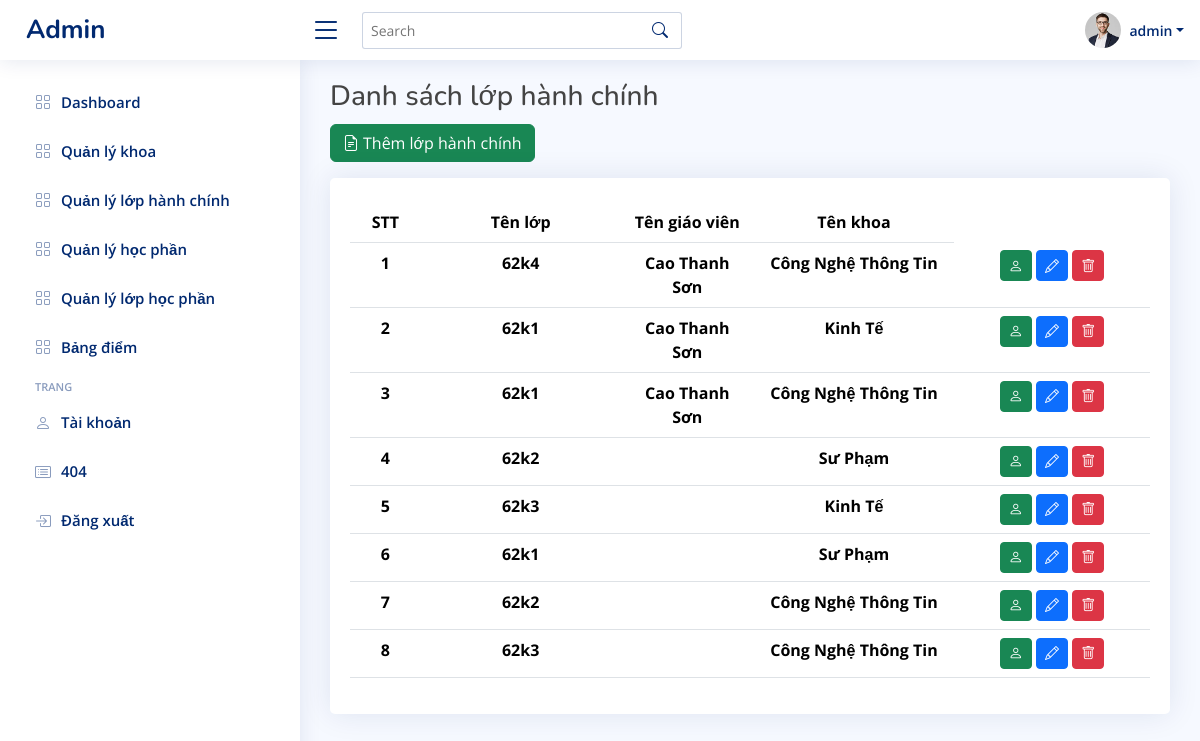
The app's page /admin/index.php?action=lhc (signed in) with its own data.
### tables this page shows
CREATE TABLE `viewusergv_khoa` (
  `id` int(11) NOT NULL,
  `magv` int(11) NOT NULL,
  `makhoa` int(11) NOT NULL,
  `malhc` int(11) NOT NULL
);

CREATE TABLE `qllophanhchinh` (
  `idlhc` int(11) NOT NULL,
  `tenlop` varchar(255) NOT NULL,
  `makhoa` int(11) NOT NULL
);

CREATE TABLE `usergv` (
  `idgv` int(11) NOT NULL,
  `username` varchar(50) NOT NULL,
  `password` varchar(255) NOT NULL,
  `email` varchar(100) NOT NULL,
  `sdt` int(11) NOT NULL,
  `diachi` varchar(255) DEFAULT NULL,
  `created_at` varchar(255) NOT NULL
);

CREATE TABLE `qlkhoa` (
  `idkhoa` int(11) NOT NULL,
  `tenkhoa` varchar(255) NOT NULL
);

CREATE TABLE `users` (
  `id` int(11) NOT NULL,
  `username` varchar(50) NOT NULL,
  `password` varchar(255) NOT NULL,
  `email` varchar(100) NOT NULL,
  `created_at` timestamp NOT NULL DEFAULT current_timestamp() ON UPDATE current_timestamp()
);

### admin/modules/trungchuyen/lophanhchinh.php (the view)
<?php
$sql_danhsach = "SELECT *
               FROM qllophanhchinh c
               JOIN qlkhoa k ON c.makhoa = k.idkhoa
               LEFT JOIN viewusergv_khoa v ON v.malhc = c.idlhc
               LEFT JOIN usergv g ON g.idgv = v.magv
               ORDER BY c.idlhc";
$query_danhsach = mysqli_query($mysqli,$sql_danhsach);
?>
<main id="main" class="main">
    <div class="pagetitle">
        <h3>Danh sách lớp hành chính</h3>
    </div>
    <p>
        <a href="index.php?action=themlhc" type="button" class="btn btn-success">
            <i class="bi bi-file-earmark-text me-1"></i>Thêm lớp hành chính
        </a>
    </p>
    <section class="section dashboard">
        <div class="row">
            <div class="col-12">
                <div class="card recend-sales overflow-auto">
                    <div class="card-body mt-4">
                    <?php if ($query_danhsach->num_rows > 0): ?>
                        <table class="table table-broderless datatable">
                            <thead>
                                <tr>
                                    <th class="col-0 text-center">STT</th>
                                    <th class="col-3 text-center">Tên lớp</th>
                                    <th class="col-2 text-center">Tên giáo viên</th>
                                    <th class="col-3 text-center">Tên khoa</th>
                                </tr>
                            </thead>
                            <body>
                                <?php
                                $i = 0;
                                while($row = mysqli_fetch_array($query_danhsach)){
                                    $i++;
                                ?>
                                <tr>
                                    <th class="text-center" scope="row"><?php echo $i ?> </th>
                                    <th class="text-center" scope="row"> <?php echo $row['tenlop'] ?> </th>
                                    <th class="text-center" scope="row"> <?php echo $row['username'] ?> </th>
                                    <th class="text-center" scope="row"> <?php echo $row['tenkhoa'] ?> </th>
                                    <td class="text-center">
                                        <a href="index.php?action=phutrach&idlhc=<?php echo $row['idlhc'] ?>" class="btn btn-success btn-sm" title="thêm người phụ trách"><i class="bi bi-person"></i></a>
                                        <a href="index.php?action=sualhc&idlhc=<?php echo $row['idlhc'] ?>" class="btn btn-primary btn-sm" title="sửa nội dung"><i class="bi bi-pencil"></i></a>
                                        <a href="modules/trungchuyen/quanlydanhmuctruyen/lophanhchinh/xulylhc.php?idlhc=<?php echo $row['idlhc'] ?>" class="btn btn-danger btn-sm" title="xóa lớp hành chính"><i class="bi bi-trash"></i></a>
                                    </td>
                                </tr>
                                <?php
                                }
                                ?>
                            </body>
                        </table>
                        <?php else: ?>
<h1>Chưa có lớp hành chính nào</h1>
<?php endif; ?>
                    </div>
                </div>
            </div>
        </div>
    </section>
</main>

### admin/index.php (shortened to what this page needs)
<!DOCTYPE html>
<html lang="en">
<head>
<link href="https://cdn.jsdelivr.net/npm/select2@4.1.0-rc.0/dist/css/select2.min.css" rel="stylesheet" />
<link rel="stylesheet" href="https://cdnjs.cloudflare.com/ajax/libs/font-awesome/4.7.0/css/font-awesome.min.css">
<link href="https://cdn.jsdelivr.net/npm/bootstrap@5.3.0-alpha1/dist/css/bootstrap.min.css" rel="stylesheet">
  <link href="assets/vendor/bootstrap/css/bootstrap.min.css" rel="stylesheet">
  <link href="assets/vendor/bootstrap-icons/bootstrap-icons.css" rel="stylesheet">
  <link href="assets/vendor/boxicons/css/boxicons.min.css" rel="stylesheet">
  <link href="assets/vendor/quill/quill.snow.css" rel="stylesheet">
  <link href="assets/vendor/quill/quill.bubble.css" rel="stylesheet">
  <link href="assets/vendor/remixicon/remixicon.css" rel="stylesheet">
  <link href="assets/vendor/simple-datatables/style.css" rel="stylesheet">
  <link href="assets/css/style.css" rel="stylesheet">
</head>
<body>
    <?php
            include("config/config.php");
            include("modules/main.php");
            include("modules/header.php");
            include("modules/sidebar.php");
    ?>
</body>
</html>

### admin/modules/main.php
<?php
    if(isset($_GET['action']) ){
        $tam=$_GET['action'];
    }else{
        $tam='';
    }
    if($tam=='menugiaovien'){
        include("modules/trungchuyen/menugv.php");
    }else if($tam=='menusinhvien'){
        include("modules/trungchuyen/menusv.php");
    }
    else if($tam=='themmenugv'){
        include("modules/trungchuyen/quanlydanhmuctruyen/menu/themmenugv.php");
    }else if($tam=='suamenugv'){
        include("modules/trungchuyen/quanlydanhmuctruyen/menu/suamenugv.php");
    }else if($tam=='themmenusv'){
        include("modules/trungchuyen/quanlydanhmuctruyen/menu/themmenusv.php");
    }else if($tam=='suamenusv'){
        include("modules/trungchuyen/quanlydanhmuctruyen/menu/suamenusv.php");
    }else if($tam=='suakhoa'){
        include("modules/trungchuyen/quanlydanhmuctruyen/khoa/suakhoa.php");
    }else if($tam=='khoa'){
        include("modules/trungchuyen/khoa.php");
    }else if($tam=='themkhoa'){
        include("modules/trungchuyen/quanlydanhmuctruyen/khoa/themkhoa.php");
    }else if($tam=='hp'){
        include("modules/trungchuyen/hocphan.php");
    }else if($tam=='themhp'){
        include("modules/trungchuyen/quanlydanhmuctruyen/hocphan/themhp.php");
    }else if($tam=='suahp'){
        include("modules/trungchuyen/quanlydanhmuctruyen/hocphan/suahp.php");
    }else if($tam=='themtkgv'){
        include("modules/trungchuyen/quanlydanhmuctruyen/tkgv/themtkgv.php");
    }else if($tam=='suatkgv'){
        include("modules/trungchuyen/quanlydanhmuctruyen/tkgv/suatkgv.php");
    }else if($tam=='themnhieutkgv'){
        include("modules/trungchuyen/quanlydanhmuctruyen/tkgv/themnhieutkgv.php");
    }else if($tam=='themtkgvsaiemail'){
         include("modules/trungchuyen/quanlydanhmuctruyen/tkgv/themtkgvsaiemail.php");
    }
    else if($tam=='themtksv'){
        include("modules/trungchuyen/quanlydanhmuctruyen/tksv/themtksv.php");
    }else if($tam=='suatksv'){
        include("modules/trungchuyen/quanlydanhmuctruyen/tksv/suatksv.php");
    }else if($tam=='themtksvsaiten'){
        include("modules/trungchuyen/quanlydanhmuctruyen/tksv/themtksvsaiten.php");
    }else if($tam=='themtksvsaiemail'){
        include("modules/trungchuyen/quanlydanhmuctruyen/tksv/themtksvsaiemail.php");
    }else if($tam=='lhp'){
        include("modules/trungchuyen/lophocphan.php");
    }else if($tam=='themlhp'){
        include("modules/trungchuyen/quanlydanhmuctruyen/lophocphan/themlhp.php");
    }else if($tam=='sualhp'){
        include("modules/trungchuyen/quanlydanhmuctruyen/lophocphan/sualhp.php");
    }else if($tam=='themsvl'){
        include("modules/trungchuyen/quanlydanhmuctruyen/lophocphan/themsvl.php");
    }else if($tam=='diem'){
        include("modules/trungchuyen/bangdiem.php");
    }else if($tam=='themdiem'){
        include("modules/trungchuyen/quanlydanhmuctruyen/bangdiem/themdiem.php");
    }else if($tam=='lhc'){
        include("modules/trungchuyen/lophanhchinh.php");
    }else if($tam=='themlhc'){
        include("modules/trungchuyen/quanlydanhmuctruyen/lophanhchinh/themlhc.php");
    }else if($tam=='sualhc'){
        include("modules/trungchuyen/quanlydanhmuctruyen/lophanhchinh/sualhc.php");
    }else if($tam=='phutrach'){
        include("modules/trungchuyen/quanlydanhmuctruyen/lophanhchinh/gvqlop.php");
    }else if($tam=='1'){
            unset($_SESSION['dangnhap']);
            header("Location: login.php");
            exit();
        ob_end_flush();
    }else if($tam=='profile'){
        include("modules/trungchuyen/profile.php");
    }else if($tam=='suaback'){
        include("modules/trungchuyen/quanlydanhmuctruyen/suabackground.php");
    }else if($tam=='backr'){
        include("modules/trungchuyen/backround.php");
    }
    else{
        include("modules/dashboard.php");
    }
?>

### admin/modules/header.php (shortened to what this page needs)
<?php
$sql_danhsach = "SELECT *
               FROM users
               WHERE id LIMIT 1";
$query_danhsach = mysqli_query($mysqli,$sql_danhsach);
?>
<header id="header" class="header fixed-top d-flex align-items-center">
    <div class="d-flex align-items-center justify-content-between">
      <a href="http://localhost/cnpm/admin/" class="logo d-flex align-items-center">
        <span class="d-none d-lg-block">Admin</span>
      </a>
      <i class="bi bi-list toggle-sidebar-btn"></i>
    </div>
    <div class="search-bar">
      <form class="search-form d-flex align-items-center" method="POST" action="#">
        <input type="text" name="query" placeholder="Search" title="Enter search keyword">
        <button type="submit" title="Search"><i class="bi bi-search"></i></button>
      </form>
    </div>
    <nav class="header-nav ms-auto">
      <ul class="d-flex align-items-center">
     <li class="nav-item dropdown pe-3">
     <?php
          while($row = mysqli_fetch_array($query_danhsach)){
          ?>
          <a class="nav-link nav-profile d-flex align-items-center pe-0" href="#" data-bs-toggle="dropdown">
            <img src="assets/img/profile-img.jpg" alt="Profile" class="rounded-circle">
            <span class="d-none d-md-block dropdown-toggle ps-2"><?php echo $row['username'] ?></span>
          </a>
          <?php } ?>
     </li>
      </ul>
    </nav>
  </header>

### admin/modules/sidebar.php (shortened to what this page needs)
 <aside id="sidebar" class="sidebar">
<ul class="sidebar-nav" id="sidebar-nav">
  <li class="nav-item">
    <a class="nav-link collapsed" href="index.php?action=dau">
      <i class="bi bi-grid"></i>
      <span>Dashboard</span>
    </a>
  </li>
  <li class="nav-item">
    <a class="nav-link collapsed" href="index.php?action=khoa">
      <i class="bi bi-grid"></i>
      <span>Quản lý khoa</span>
    </a>
  </li>
  <li class="nav-item">
    <a class="nav-link collapsed" href="index.php?action=lhc">
      <i class="bi bi-grid"></i>
      <span>Quản lý lớp hành chính</span>
    </a>
  </li>
  <li class="nav-item">
    <a class="nav-link collapsed" href="index.php?action=hp">
      <i class="bi bi-grid"></i>
      <span>Quản lý học phần</span>
    </a>
  </li>
  <li class="nav-item">
    <a class="nav-link collapsed" href="index.php?action=lhp">
      <i class="bi bi-grid"></i>
      <span>Quản lý lớp học phần</span>
    </a>
  </li>
  <li class="nav-item">
    <a class="nav-link collapsed" href="index.php?action=diem">
      <i class="bi bi-grid"></i>
      <span>Bảng điểm</span>
    </a>
  </li>
  <li class="nav-heading">Trang</li>
  <li class="nav-item">
    <a class="nav-link collapsed" href="index.php?action=profile">
      <i class="bi bi-person"></i>
      <span>Tài khoản</span>
    </a>
  </li>
  <li class="nav-item">
    <a class="nav-link collapsed" href="404.php">
      <i class="bi bi-card-list"></i>
      <span>404</span>
    </a>
  </li>
  <li class="nav-item">
    <a class="nav-link collapsed" href="index.php?action=1">
      <i class="bi bi-box-arrow-in-right"></i>
      <span>Đăng xuất</span>
    </a>
  </li>
</ul>
</aside>

### admin/assets/css/style.css (style rules this page uses)
:root { scroll-behavior: smooth; }
body { font-family: "Open Sans", sans-serif; background: #f6f9ff; color: #444444; }
a { color: #4154f1; text-decoration: none; }
h1, h2, h3, h4, h5, h6 { font-family: "Nunito", sans-serif; }
#main { margin-top: 60px; padding: 20px 30px; transition: all 0.3s; }
.pagetitle { margin-bottom: 10px; }
.card { margin-bottom: 30px; border: none; border-radius: 5px; box-shadow: 0px 0 30px rgba(1, 41, 112, 0.1); }
.card-body { padding: 0 20px 20px 20px; }
.logo { line-height: 1; }
@media (min-width: 1200px) { .logo { width: 280px; } }
.logo span { font-size: 26px; font-weight: 700; color: #012970; font-family: "Nunito", sans-serif; }
.header { transition: all 0.5s; z-index: 997; height: 60px; box-shadow: 0px 2px 20px rgba(1, 41, 112, 0.1); background-color: #fff; padding-left: 20px; }
.header .toggle-sidebar-btn { font-size: 32px; padding-left: 10px; cursor: pointer; color: #012970; }
.header .search-bar { min-width: 360px; padding: 0 20px; }
.header .search-form { width: 100%; }
.header .search-form input { border: 0; font-size: 14px; color: #012970; border: 1px solid rgba(1, 41, 112, 0.2); padding: 7px 38px 7px 8px; border-radius: 3px; transition: 0.3s; width: 100%; }
.header .search-form button { border: 0; padding: 0; margin-left: -30px; background: none; }
.header .search-form button i { color: #012970; }
.header-nav ul { list-style: none; }
.header-nav>ul { margin: 0; padding: 0; }
.header-nav .nav-profile { color: #012970; }
.header-nav .nav-profile img { max-height: 36px; }
.header-nav .nav-profile span { font-size: 14px; font-weight: 600; }
.sidebar { position: fixed; top: 60px; left: 0; bottom: 0; width: 300px; z-index: 996; transition: all 0.3s; padding: 20px; overflow-y: auto; scrollbar-width: thin; scrollbar-color: #aab7cf transparent; box-shadow: 0px 0px 20px rgba(1, 41, 112, 0.1); background-color: #fff; }
@media (min-width: 1200px) { #main, #footer { margin-left: 300px; } }
.sidebar-nav { padding: 0; margin: 0; list-style: none; }
.sidebar-nav li { padding: 0; margin: 0; list-style: none; }
.sidebar-nav .nav-item { margin-bottom: 5px; }
.sidebar-nav .nav-heading { font-size: 11px; text-transform: uppercase; color: #899bbd; font-weight: 600; margin: 10px 0 5px 15px; }
.sidebar-nav .nav-link { display: flex; align-items: center; font-size: 15px; font-weight: 600; color: #4154f1; transition: 0.3; background: #f6f9ff; padding: 10px 15px; border-radius: 4px; }
.sidebar-nav .nav-link i { font-size: 16px; margin-right: 10px; color: #4154f1; }
.sidebar-nav .nav-link.collapsed { color: #012970; background: #fff; }
.sidebar-nav .nav-link.collapsed i { color: #899bbd; }

### records on screen
viewusergv_khoa: malhc.tenlop "62k4", magv.username "Cao Thanh Sơn", makhoa.tenkhoa "Công Nghệ Thông Tin"
viewusergv_khoa: malhc.tenlop "62k1", magv.username "Cao Thanh Sơn", makhoa.tenkhoa "Kinh Tế"
viewusergv_khoa: malhc.tenlop "62k1", magv.username "Cao Thanh Sơn", makhoa.tenkhoa "Công Nghệ Thông Tin"
qllophanhchinh: tenlop "62k2", makhoa.tenkhoa "Sư Phạm"
qllophanhchinh: tenlop "62k3", makhoa.tenkhoa "Kinh Tế"
qllophanhchinh: tenlop "62k1", makhoa.tenkhoa "Sư Phạm"
qllophanhchinh: tenlop "62k2", makhoa.tenkhoa "Công Nghệ Thông Tin"
qllophanhchinh: tenlop "62k3", makhoa.tenkhoa "Công Nghệ Thông Tin"
users: username "admin"
